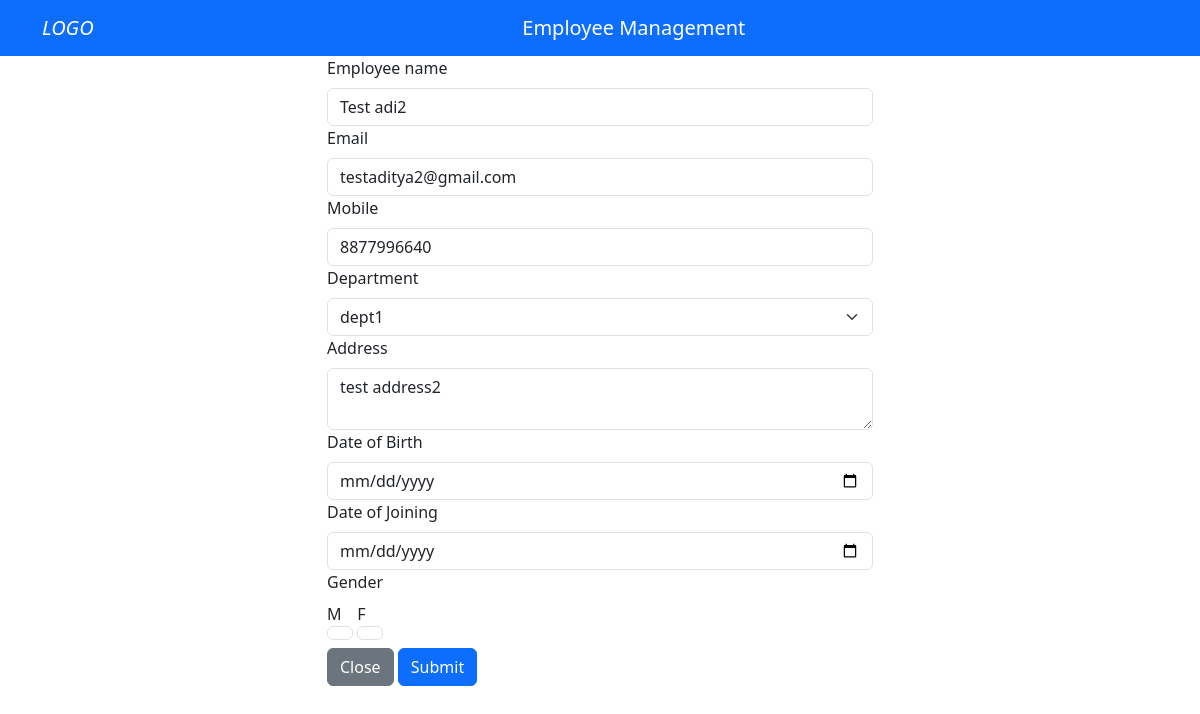
Screenshot of /edit_employee/6 with the database file from the repository.
### Sites_app/models.py (models this page shows)
class Employee(models.Model):
    emp_name = models.CharField(max_length=50)
    address = models.CharField(max_length=200)
    mobile = models.CharField(max_length=10)
    email = models.EmailField(max_length=100)
    dob = models.DateField()
    doj = models.DateField()
    gender = models.CharField(max_length=2)
    dept_id = models.ForeignKey(Department, on_delete=models.CASCADE)
    class Meta:
        db_table = 'employee'

class Department(models.Model):
    dept_name = models.CharField(max_length=100)
    type = models.CharField(max_length=100)
    address_block = models.CharField(max_length=100)
    class Meta:
        db_table = 'department'

### Sites_app/views.py (the view, shortened to what this page needs)
# urls.py: path('edit_employee/<int:pid>', edit_employee, name='edit_employee'),
def edit_employee(request, pid):
    print("edit employee")
    error = ""
    emp_obj = get_object_or_404(Employee, id=pid)
    dp_objs = Department.objects.all()
    return render(request, 'edit_employee.html', {'emp_obj': emp_obj, 'dp_objs': dp_objs})

### templates/edit_employee.html (shortened to what this page needs)
<!DOCTYPE html>
<html lang="en">
<head>
    <link href="https://cdn.jsdelivr.net/npm/bootstrap@5.3.3/dist/css/bootstrap.min.css" rel="stylesheet"
>
</head>
<body>
    <header>
        <nav class="navbar navbar-expand-lg navbar-dark bg-primary">
            <div class="container">
                <i class="navbar-brand">
                    LOGO
                </i>
                <a class="navbar-brand mx-auto" style="display: block;">Employee Management</a>
            </div>
        </nav>
    </header>
    <div class="modal-body">
        <div class="container">
            <form action="" id="editEmployeeForm" method="post" enctype="multipart/form-data">
                <div class="row justify-content-center">
                    <div class="col-md-6">
                        <label class="form-label">Employee name</label>
                        <input type="text" name="Employee" class="form-control" id="emp" value="{{emp_obj.emp_name}}" required>
                    </div>
                </div>
                <div class="row justify-content-center">
                    <div class="col-md-6">
                        <label class="form-label">Email</label>
                        <input type="text" name="Email" class="form-control" id="email" value="{{emp_obj.email}}" required>
                    </div>
                </div>
                <div class="row justify-content-center">
                    <div class="col-md-6">
                        <label class="form-label">Mobile</label>
                        <input type="number" name="Mobile" class="form-control" id="mobile" value="{{emp_obj.mobile}}" required>
                    </div>
                </div>
                <div class="row justify-content-center">
                    <div class="col-md-6">
                        <label class="form-label">Department</label>
                        <select class="form-select" name="Dept_type">
                            <option value="{{emp_obj.dept_id.dept_name}}">{{emp_obj.dept_id.dept_name}}</option>
                        </select>
                    </div>
                </div>
                <div class="row justify-content-center">
                    <div class="col-md-6">
                        <label class="form-label">Address</label>
                        <textarea name="Address" class="form-control" id="address" required>{{emp_obj.address}}</textarea>
                    </div>
                </div>
                <div class="row justify-content-center">
                    <div class="col-md-6">
                        <label class="form-label">Date of Birth</label>
                        <input type="date" name="DOB" class="form-control" id="dob" value="{{emp_obj.dob}}" required>
                    </div>
                </div>
                <div class="row justify-content-center">
                    <div class="col-md-6">
                        <label class="form-label">Date of Joining</label>
                        <input type="date" name="DOJ" class="form-control" id="doj" value="{{emp_obj.doj}}" required>
                    </div>
                </div>
                <div class="row justify-content-center">
                    <div class="col-md-6">
                        <label class="form-label">Gender</label>
                        <br>
                        <label class="form-label">M
                            <input type="radio" name="Gender" class="form-control" value="M" id="gender">
                        </label>
                        <label class="form-label">F
                            <input type="radio" name="Gender" class="form-control" value="F" id="gender">
                        </label>
                    </div>
                </div>
                <div class="row justify-content-center">
                    <div class="col-md-6">
                        <button type="button" class="btn btn-secondary" data-bs-dismiss="modal">Close</button>
                        <button type="submit" class="btn btn-primary">Submit</button>
                    </div>
                </div>
            </form>
        </div>
    </div>
</body>
</html>

### rows the page displays
Employee: Employee "Test adi2", Email "testaditya2@gmail.com", Mobile "8877996640", Dept_type "dept1", Address "test address2"
